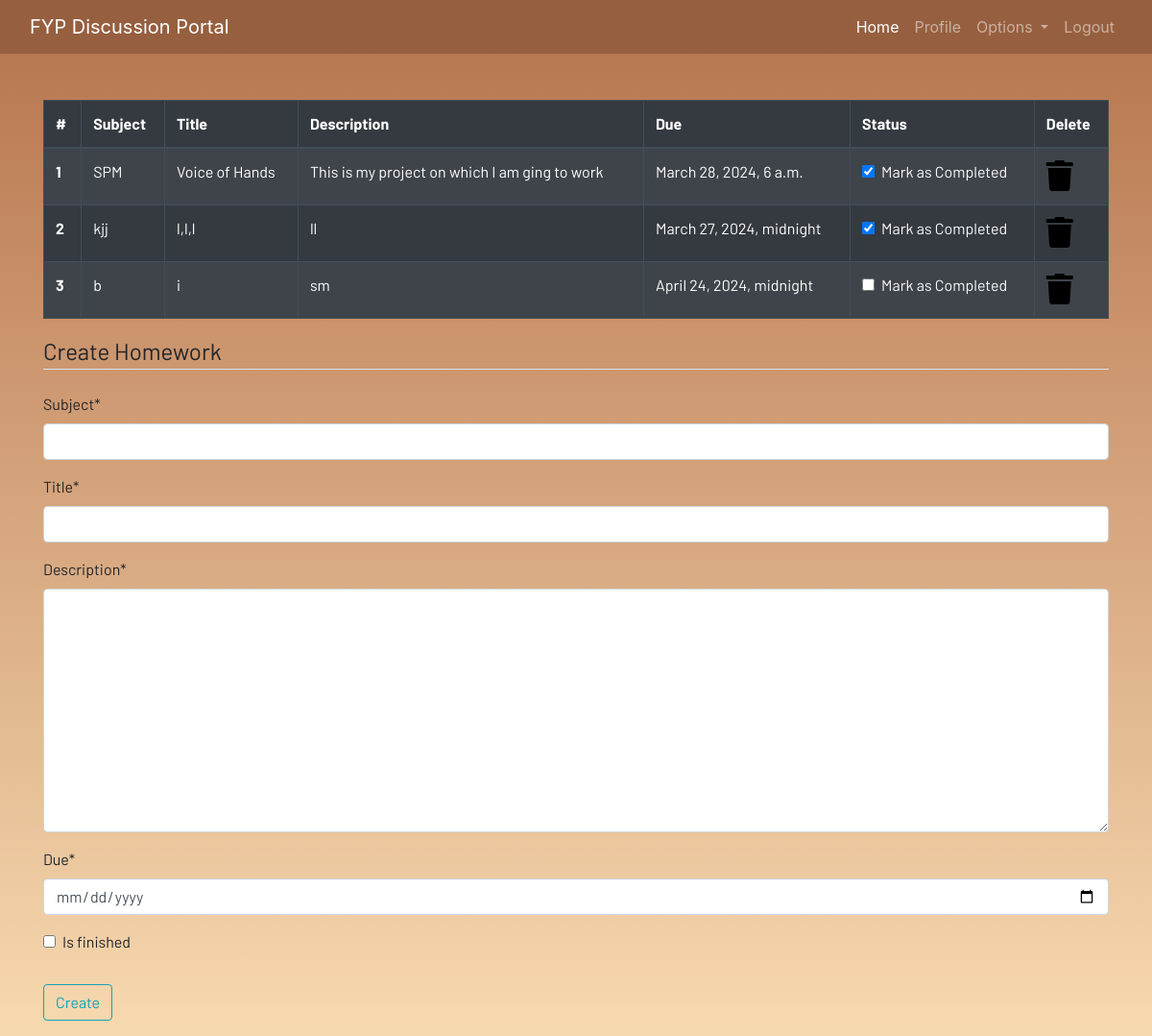
/homework (signed in), run on an earlier commit of the app's database.
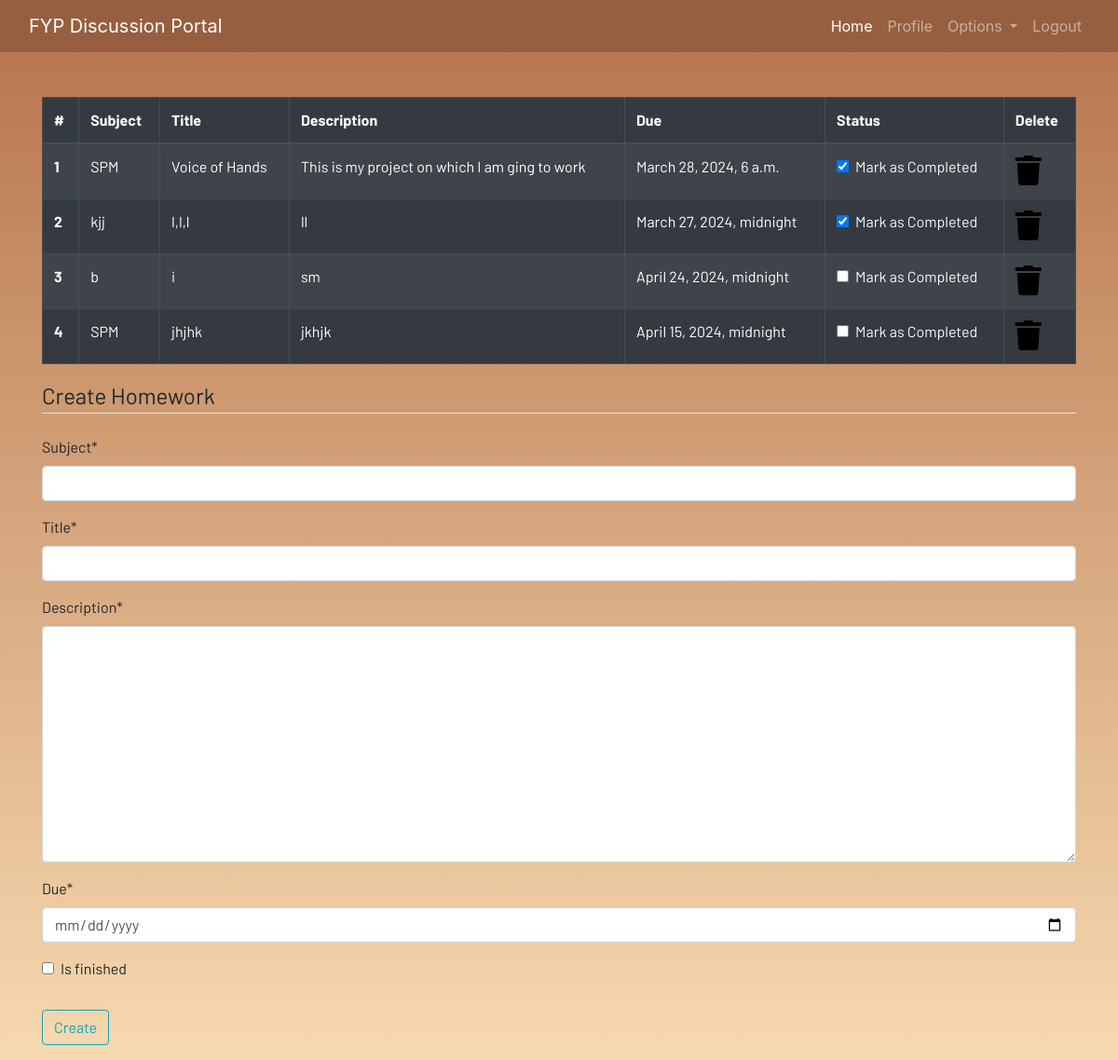
And on a later commit of the database.
### dashboard/models.py (models this page shows, shortened)
class Homework(models.Model):
    user=models.ForeignKey(User,on_delete=models.CASCADE)
    title=models.CharField(max_length=200)
    subject=models.CharField(max_length=200)
    description=models.TextField()
    due=models.DateTimeField()
    is_finished=models.BooleanField(default=False)

### dashboard/views.py (the view)
# urls.py: path('homework',views.homework, name="homework"),
@login_required
def homework(request):
    if request.method == "POST":
        form=HomeworkForm(request.POST)
        if form.is_valid():
            try:
                finished=request.POST['is_finished']
                if finished=='on':
                    finished=True
                else:
                    finished=False
            except:
                finished=False
            homework=Homework(
                user=request.user,
                subject=request.POST['subject'],
                title=request.POST['title'],
                description=request.POST['description'],
                due=request.POST['due'],
                is_finished=finished
            )
            homework.save()
            messages.success(request,f"Homework  added from {request.user.username} successfully")
    else:
        form=HomeworkForm()
    homework=Homework.objects.filter(user=request.user)
    if len(homework) == 0:
        homework_done = True
    else:
        homework_done = False
    context={
        'homeworks':homework, 'homework_done':homework_done,'form':form
    }
    return render(request,'dashboard/homework.html',context)

### dashboard/forms.py
class HomeworkForm(forms.ModelForm):
    class Meta:
        model=Homework
        widgets={'due':DateInput()}
        fields =['subject','title','description','due','is_finished']

### dashboard/templates/dashboard/homework.html (shortened to what this page needs)
{% extends 'dashboard/base.html' %} {% load static %} {% block content %}
{% load crispy_forms_tags %}
<div class="container">
  {% if not homework_done %}
  <table class="table table-striped table-bordered table-hover table-dark">
    <thead>
      <tr>
        <th scope="col">#</th>
        <th scope="col">Subject</th>
        <th scope="col">Title</th>
        <th scope="col">Description</th>
        <th scope="col">Due</th>
        <th scope="col">Status</th>
        <th scope="col">Delete</th>
      </tr>
    </thead>
    <tbody>
      {% for homework in homeworks %}
      <tr>
        <th scope="row">{{forloop.counter}}</th>
        <td>{{homework.subject}}</td>
        <td>{{homework.title}}</td>
        <td>{{homework.description}}</td>
        <td>{{homework.due}}</td>
        <td>
          <a href="{% url "update_homework" homework.id %}">
            <div class="form-check">
              {% if homework.is_finished == True %}
              <input
                class="form-check-input"
                type="checkbox"
                value=""
                checked
              />{% else %}
              <input class="form-check-input" type="checkbox" value="" />
              {% endif %}
              <label class="form-check-label text-light" for="flexCheckDefault">
                Mark as Completed
              </label>
            </div>
          </a>
        </td>
        <td>
          <a href="{% url "delete_homework" homework.id %}"><i class="fa fa-trash fa-2x"></i></a>
        </td>
      </tr>
      {% endfor %}
    </tbody>
  </table>
  {% else %}
  <h4>All homeworks are completed!! Create to have more!!</h4>
  {% endif %}
</div>
<div class="container">
  <form method="POST">
    <fieldset class="form-group">
      <legend class="border-bottom mb-4">Create Homework</legend>
      {{form |crispy}}
    </fieldset>
    <div class="form-group">
      <button href="" class="btn btn-outline-info" type="submit">Create</button>
    </div>
  </form>
</div>
{% endblock content %}

What changed in the data, as far as the page shows it:
added Homework: subject "SPM", title "jhjhk", description "jkhjk", due "April 15, 2024, midnight"
